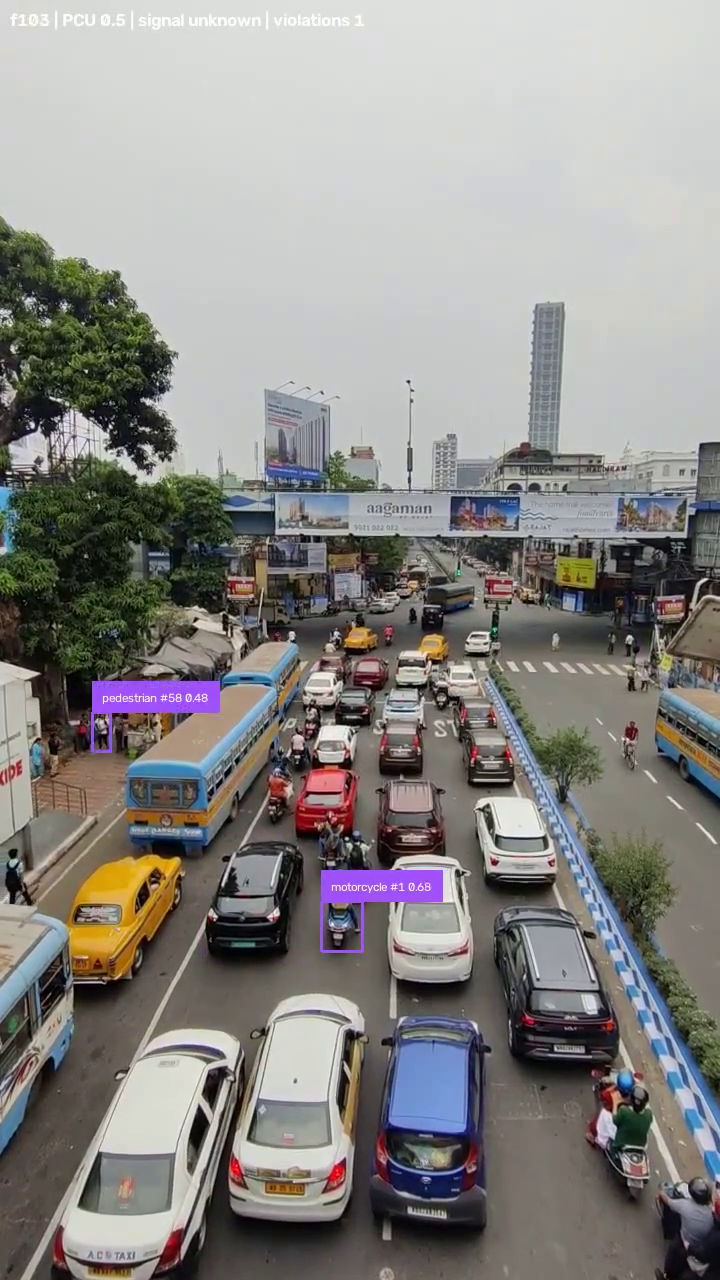
#> input picture frame 103 of data/monitor/kolkata.mp4, 720 x 1280 px
$ python calibrate.py --source data/videos/kolkata.mp4 --config config/cam_demo.yaml
#> lines starting #> are read from the running program, lines starting #| are printed output that depends on the picture
### senti/ingest/source.py
"""
senti.ingest.source
===================
One interface in front of every way frames can arrive.

This is the file that makes "uploaded video now, live camera later" a config
change rather than a rewrite. Nothing downstream knows or cares whether the
frames came off disk, an RTSP stream, or a webcam.

    VideoSource('clip.mp4')                      # MVP
    VideoSource('rtsp://10.0.0.5:554/stream1')   # production
    VideoSource(0)                               # webcam
"""

from __future__ import annotations

import time
from dataclasses import dataclass
from typing import Iterator, Optional, Union

import cv2


def resolve_source(source):
    """Turn a convenient source string into something OpenCV can open.

    YouTube live traffic cameras are a good stand-in for municipal CCTV -- they
    are genuinely live, genuinely traffic, and published for public viewing. But
    a YouTube page URL is not a video stream; yt-dlp has to resolve it to an HLS
    manifest first, and those manifests are ~1500 chars and expire after a few
    hours. Resolving here means callers can just pass the watch URL.

    Anything that is not a YouTube link passes straight through untouched.
    """
#> in grab, f is the input picture: shape (1280, 720, 3); mean B, G, R 133.8, 136.4, 138.7
    if not isinstance(source, str):
        return source
    if 'youtube.com' not in source and 'youtu.be' not in source:
        return source

    try:
        from yt_dlp import YoutubeDL
    except ImportError:
        raise RuntimeError('YouTube source needs yt-dlp:  pip install yt-dlp')

    print('[senti] resolving YouTube stream via yt-dlp ...')
    opts = {'quiet': True, 'no_warnings': True, 'format': 'best[height<=720]/best'}
    with YoutubeDL(opts) as ydl:
        info = ydl.extract_info(source, download=False)

    url = info.get('url')
    if not url:
        fmts = [f for f in info.get('formats', []) if f.get('url')]
        if not fmts:
            raise RuntimeError('yt-dlp returned no playable stream')
        url = fmts[-1]['url']

    live = ' (LIVE)' if info.get('is_live') else ''
    # YouTube titles routinely contain emoji, and a Windows cp1252 console
    # raises UnicodeEncodeError trying to print them -- which would kill the
    # run before a single frame is read. Strip to ASCII for display only.
    title = str(info.get('title', '?'))[:70]
    title = title.encode('ascii', 'replace').decode('ascii')
    print(f'[senti] {title}{live}')
    return url


@dataclass
class StreamInfo:
    width: int
    height: int
    fps: float
    total_frames: int          # 0 for a live stream -- it has no end
    is_live: bool

    @property
    def resolution(self) -> tuple[int, int]:
        return (self.width, self.height)


class VideoSource:
    """Yields (frame_index, timestamp_seconds, frame) from any source."""

    # [113 lines left out: functions __init__, open, close, info, frames, not called in this run]

    def __iter__(self):
        return self.frames()

### scripts/calibrate.py
"""
calibrate.py
============
Draw a camera's geometry on a real frame, and write it into the YAML.

    python scripts/calibrate.py --source data/videos/kolkata.mp4 --config config/cam_demo.yaml

CONTROLS
    L      lane mode      -- click 3+ corners of a lane, then D to close it.
                             You are then asked to click ONE arrow point showing
                             the direction traffic is permitted to travel, and
                             to type which ARM of the junction the lane feeds
                             (north/south/east/west). The arm is what adaptive
                             signal timing measures congestion against; leave it
                             blank on a highway, where there is nothing to time.
    S      stop-line mode -- click 2 points.
    G      signal head     -- click 2 opposite corners of the box around the
                             traffic light. Draw it ONCE and the signal state is
                             read by colour from that fixed crop, instead of
                             asking the detector to re-find the lamp every frame.
                             On a real night-time intersection the detector found
                             NO traffic light at all while HSV read the drawn box
                             as red at 55% of pixels -- so for any rule that
                             depends on the signal, draw it.
    H      homography     -- click 4 road-surface points, then type their real
                             world metre coordinates in the terminal.
    D      done with the current shape
    U      undo last point (or last completed shape if none pending)
    C      clear everything
    [ / ]  step backward / forward through the video to find a good frame
    W      write to the config YAML
    Q      quit without saving

WHY A FRAME AND NOT A GUESS
Every geometric rule is defined in image coordinates, which depend entirely on
where this camera sits. Typing polygon coordinates by hand is guesswork; drawing
them on the actual frame takes a minute and is exact.
"""

from __future__ import annotations

import argparse
import sys
from pathlib import Path

import cv2
import numpy as np
import yaml

sys.path.insert(0, str(Path(__file__).resolve().parent.parent))

MODE_LANE, MODE_STOP, MODE_HOM = 'lane', 'stop', 'homography'
MODE_SIGNAL = 'signal'
COL = {MODE_LANE: (0, 220, 0), MODE_STOP: (0, 165, 255),
       MODE_HOM: (255, 120, 0), MODE_SIGNAL: (0, 0, 255)}


class Calibrator:
    def __init__(self, frame):
        self.base = frame
        self.h, self.w = frame.shape[:2]
#> self.h = 1280; self.w = 720
        self.mode = MODE_LANE
        self.pending: list[tuple[int, int]] = []
        self.lanes: list[dict] = []
        self.stops: list[dict] = []
        self.hom_src: list[tuple[int, int]] = []
        self.hom_dst: list[tuple[float, float]] = []
        self.signal_head: tuple[int, int, int, int] | None = None
        self.awaiting_heading: dict | None = None
        self.msg = ''

    # -- mouse -------------------------------------------------------------

    # [96 lines left out: functions on_mouse, _finish, _undo, not called in this run]

    # -- drawing -----------------------------------------------------------

    def render(self):
        img = self.base.copy()
        overlay = img.copy()

        for l in self.lanes:
            pts = np.array(l['polygon'], np.int32)
            cv2.fillPoly(overlay, [pts], (0, 120, 0))
            cv2.polylines(img, [pts], True, (0, 255, 0), 2)
            cx = int(sum(p[0] for p in l['polygon']) / len(l['polygon']))
            cy = int(sum(p[1] for p in l['polygon']) / len(l['polygon']))
            hx, hy = l['heading']
            cv2.arrowedLine(img, (cx, cy), (int(cx + hx * 70), int(cy + hy * 70)),
                            (0, 255, 255), 3, tipLength=.35)
            label = l['name'] + (f" [{l['approach']}]" if l.get('approach') else '')
            cv2.putText(img, label, (cx - 20, cy - 12),
                        cv2.FONT_HERSHEY_SIMPLEX, .5, (0, 255, 0), 2)

        cv2.addWeighted(overlay, .25, img, .75, 0, img)

        for s in self.stops:
            (x1, y1), (x2, y2) = s['line']
            cv2.line(img, (x1, y1), (x2, y2), (0, 165, 255), 3)
            cv2.putText(img, s['name'], (x1, y1 - 8),
                        cv2.FONT_HERSHEY_SIMPLEX, .5, (0, 165, 255), 2)

        for i, p in enumerate(self.hom_src):
            cv2.circle(img, p, 7, (255, 120, 0), -1)
            cv2.putText(img, str(i + 1), (p[0] + 9, p[1]),
                        cv2.FONT_HERSHEY_SIMPLEX, .5, (255, 120, 0), 2)

        for p in self.pending:
            cv2.circle(img, p, 5, COL[self.mode], -1)
        if len(self.pending) > 1:
            cv2.polylines(img, [np.array(self.pending, np.int32)], False,
                          COL[self.mode], 2)

        bar = f'MODE:{self.mode.upper()}  lanes:{len(self.lanes)}  stops:{len(self.stops)}  ' \
              f'hom:{"set" if self.hom_src else "-"}   [L]ane [S]top [H]om  [D]one [U]ndo [W]rite [Q]uit'
        cv2.rectangle(img, (0, 0), (self.w, 30), (0, 0, 0), -1)
        cv2.putText(img, bar, (8, 20), cv2.FONT_HERSHEY_SIMPLEX, .45, (255, 255, 255), 1)
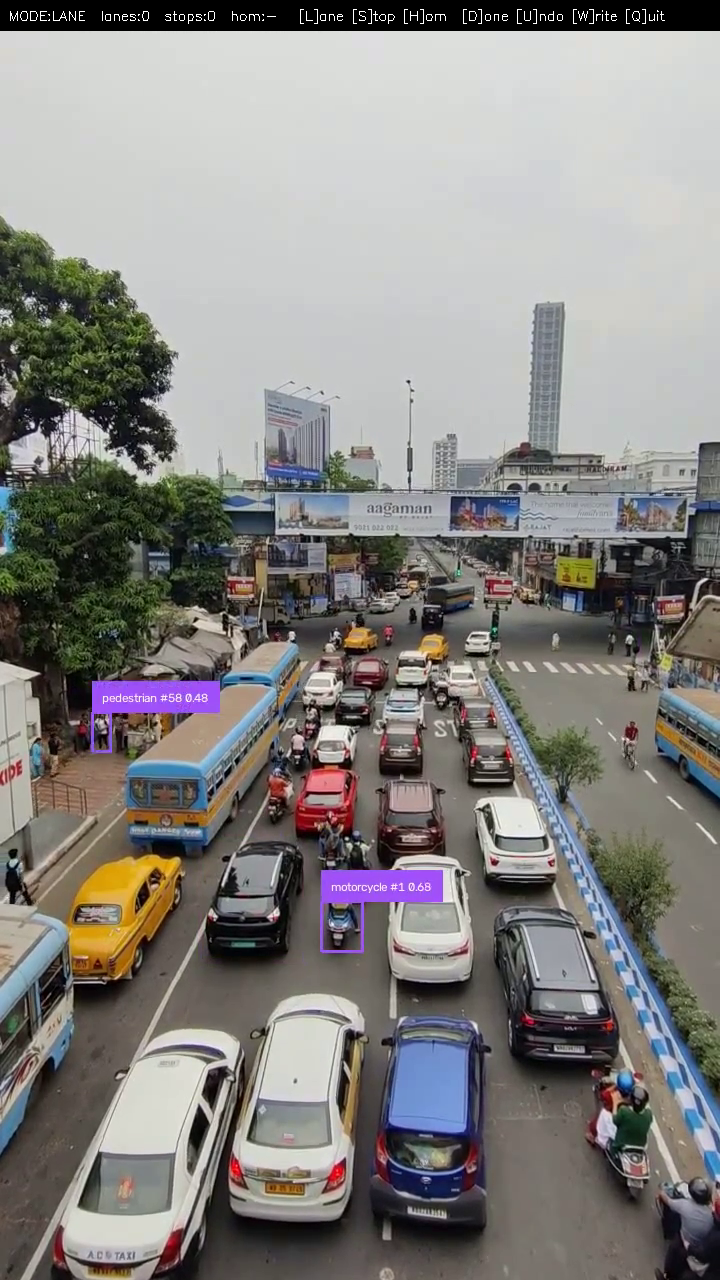
#> img: shape (1280, 720, 3); mean B, G, R 128.8, 131.4, 133.7
        if self.msg:
            cv2.rectangle(img, (0, self.h - 26), (self.w, self.h), (0, 0, 0), -1)
            cv2.putText(img, self.msg, (8, self.h - 8),
                        cv2.FONT_HERSHEY_SIMPLEX, .5, (0, 255, 255), 1)
        return img

    # [16 lines left out: function to_calibration, not called in this run]


def main() -> None:
    ap = argparse.ArgumentParser()
    ap.add_argument('--source', required=True, help='video (a frame is grabbed from it)')
    ap.add_argument('--config', default='config/cam_demo.yaml')
    ap.add_argument('--frame', type=int, default=None, help='frame index to draw on')
    args = ap.parse_args()

    from senti.ingest.source import resolve_source
    cap = cv2.VideoCapture(resolve_source(args.source))
    if not cap.isOpened():
        raise SystemExit(f'cannot open {args.source}')
    total = int(cap.get(cv2.CAP_PROP_FRAME_COUNT) or 0)
    idx = args.frame if args.frame is not None else max(0, total // 3)

    def grab(i):
        cap.set(cv2.CAP_PROP_POS_FRAMES, max(0, min(i, max(0, total - 1))))
        ok, f = cap.read()
        return f if ok else None

    frame = grab(idx)
    if frame is None:
        raise SystemExit('could not read a frame')

    cal = Calibrator(frame)
    win = 'SPEC Traffic AI -- calibration'
    cv2.namedWindow(win, cv2.WINDOW_NORMAL)
    cv2.resizeWindow(win, min(1280, cal.w), min(760, cal.h))
    cv2.setMouseCallback(win, cal.on_mouse)

    print(__doc__)
    while True:
        cv2.imshow(win, cal.render())
        k = cv2.waitKey(20) & 0xFF
#> (key q is pressed here)
        if k in (ord('q'), 27):
            print('quit without saving'); break
        elif k == ord('l'): cal.mode = MODE_LANE;  cal.pending = []
        elif k == ord('s'): cal.mode = MODE_STOP;  cal.pending = []
        elif k == ord('h'): cal.mode = MODE_HOM;   cal.pending = []
        elif k == ord('g'): cal.mode = MODE_SIGNAL; cal.pending = []
        elif k == ord('d'): cal._finish()
        elif k == ord('u'): cal._undo()
        elif k == ord('c'):
            cal.lanes.clear(); cal.stops.clear(); cal.pending.clear()
            cal.hom_src, cal.hom_dst = [], []; cal.msg = 'cleared'
        elif k in (ord('['), ord(']')):
            idx += -30 if k == ord('[') else 30
            f = grab(idx)
            if f is not None:
                cal.base = f; cal.msg = f'frame {idx}'
        elif k == ord('w'):
            if not cal.lanes:
                cal.msg = 'draw at least one lane before writing'
                continue
            p = Path(args.config)
            cfg = yaml.safe_load(p.read_text(encoding='utf-8')) or {}
            cfg['calibration'] = cal.to_calibration()
            p.write_text(yaml.safe_dump(cfg, sort_keys=False), encoding='utf-8')
            print(f'\nwrote calibration -> {p}')
            print(f'  {len(cal.lanes)} lane(s), {len(cal.stops)} stop line(s), '
                  f'homography {"yes" if cal.hom_src else "no"}')
            cal.msg = f'saved to {p.name}'
            break

    cap.release()
    cv2.destroyAllWindows()


if __name__ == '__main__':
    main()
